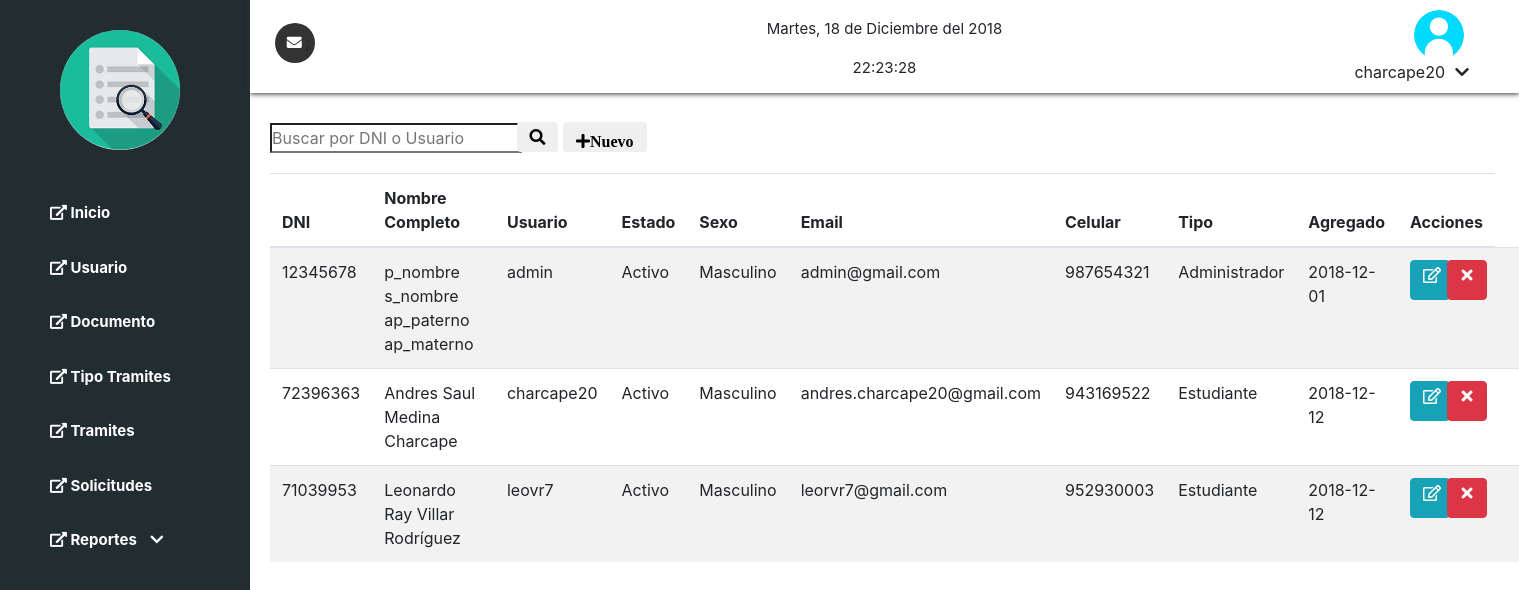
The page /usuario (signed in) on the database its author committed.
### tables this page shows
create table if not exists t_usuarios
(
  `id_user`      integer(11)  not null auto_increment,
  `usuario`      varchar(30)  not null,
  `email`        varchar(255) not null,
  primer_nombre  varchar(20)  not null default '',
  segundo_nombre varchar(20)  not null default '',
  ap_paterno     varchar(20)  not null default '',
  ap_materno     varchar(20)  not null default '',
  dni            varchar(8),
  celular        varchar(9),
  sexo           varchar(10)  not null,
  `password`     varchar(30)  not null,
  `id_tipo_user` integer(2)   not null,
  `intentos`     integer(2)   null,
  id_estado      integer(11)  not null,
  fecha_registro date         not null,
  unique key `username` (`usuario`),
  unique key `dni` (`dni`),
  unique key `email` (`email`),
  unique key `celular` (`celular`),
  constraint primary key (id_user),
  key `fk_id_estado_user` (`id_estado`),
  constraint foreign key (`id_estado`) references t_estados (`id_estado`) on delete cascade on update cascade,
  key `fk_users_tipos_id` (`id_tipo_user`),
  constraint foreign key (`id_tipo_user`) references t_tipo_usuario (`id_tipo_user`) on delete cascade on update cascade
);

create table if not exists `t_estados`
(
  `id_estado`   integer(11) not null auto_increment,
  `tipo_estado` varchar(25) not null,
  constraint primary key (`id_estado`)
);

create table if not exists t_tipo_usuario
(
  `id_tipo_user` integer(2)  not null auto_increment,
  `tipo_user`    varchar(20) not null,
  constraint `pk_tipo_usuarios` primary key (id_tipo_user)
);

### models/conexion.php (called while the page is built)
<?php
class Conexion{
    public function conectar(){
        $link=new PDO("mysql:host=localhost;dbname=trazabilidad","root","",
        array(PDO::MYSQL_ATTR_INIT_COMMAND => 'SET NAMES  \'UTF8\''));
        return $link;
    }
}

### models/usuario.php (called while the page is built, shortened)
<?php
require_once "conexion.php";
class UsuarioModel{
    public function mostrarUsuariosModel($tabla1,$tabla2,$tabla3){
        $con=new Conexion();
        $stmt = $con->conectar()->prepare("SELECT $tabla1.id_user,$tabla1.primer_nombre,$tabla1.segundo_nombre,
        $tabla1.ap_paterno,$tabla1.ap_materno,$tabla1.dni,$tabla1.celular,$tabla1.sexo,$tabla1.password,
        $tabla1.usuario, $tabla1.email,$tabla2.tipo_user,$tabla1.id_estado,$tabla1.fecha_registro,
        $tabla3.tipo_estado FROM $tabla1,$tabla2,$tabla3 where
        $tabla1.id_tipo_user = $tabla2.id_tipo_user AND $tabla1.id_estado = $tabla3.id_estado"  );
		$stmt -> execute();
		return $stmt -> fetchAll();
    }
}

### controllers/enlaces.php (called while the page is built)
<?php
class Enlaces{
	public function enlacesController(){
		if(isset($_GET["action"])){
			$enlaces = $_GET["action"];
		}
		else{
			$enlaces = "index";
		}
		$enlacesModels=new EnlacesModels();
		$respuesta = $enlacesModels->enlacesModel($enlaces);
		include $respuesta;
	}
}

### controllers/template.php (called while the page is built)
<?php
class TemplateController{
	public function template(){
		include "views/template.php";
	}
}

### index.php (called while the page is built, shortened)
<?php
require_once "models/enlaces.php";
require_once "models/usuario.php";
require_once "controllers/template.php";
require_once "controllers/enlaces.php";
require_once "controllers/usuario.php";
$template = new TemplateController();
$template -> template();

### controllers/usuario.php (the view, shortened to what this page needs)
<?php
 require_once 'models/usuario.php';
class UsuarioController{
    public function mostrarUsuariosController(){
        $usuarioModel=new UsuarioModel();
        $respuesta=$usuarioModel->mostrarUsuariosModel("t_usuarios","t_tipo_usuario","t_estados");
        foreach($respuesta as $row =>$item){
        echo '<tr>
                <td>'.$item["dni"].'</td>
                <td>'.wordwrap($item["primer_nombre"].' '.$item["segundo_nombre"].' '.$item["ap_paterno"].' '.$item["ap_materno"],20,"<br />\n").'</td>
                <td>'.$item["usuario"].'</td>
                <td>'.$item["tipo_estado"].'</td>
                <td>'.$item["sexo"].'</td>
                <td>'.$item["email"].'</td>
                <td>'.$item["celular"].'</td>
                <td>'.$item["tipo_user"].'</td>
                <td>'.$item["fecha_registro"].'</td>
                <td>
                    <a href="#myModalModificar'.$item["id_user"].'" data-toggle="modal"><span  class="btn btn-info far fa-edit modificar"></span></a>
                </td>
                <td>
                <a href="index.php?action=usuario&idBorrar='.$item["id_user"].'"><span class="btn btn-danger fa fa-times eliminar"></span></a>
                </td>
                <div class="modal fade" id="myModalModificar'.$item["id_user"].'" role="dialog">
                    <div class="modal-dialog">
                        <div class="modal-content">
                            <div class="modal-body">
                                <form action="" method="post">
                                    <input type="hidden" name="id_user" value="'.$item["id_user"].'">
                                     <input type="text" class="form-control" name="dniEditar" placeholder="Ingresa tu dni" value="'.$item["dni"].'">
                                    <input type="text" class="form-control" name="primerNombreEditar" placeholder="Ingresa tu Primer Nombre" value="'.$item["primer_nombre"].'">
                                    <input type="text" class="form-control" name="segundoNombreEditar" placeholder="Ingresa tu Segundo Nombre" value="'.$item["segundo_nombre"].'">
                                    <input type="text" class="form-control" name="apellidoPaternoEditar" placeholder="Ingresa tu Apellido Paterno" value="'.$item["ap_paterno"].'">
                                    <input type="text" class="form-control" name="apellidoMaternoEditar" placeholder="Ingresa tu Apellido Materno" value="'.$item["ap_materno"].'">
                                    <input type="text" class="form-control" name="usuarioEditar" placeholder="Ingresa tu Usuario" value="'.$item["usuario"].'">
                                    <input type="password" class="form-control" name="passwordEditar" value="'.$item["password"].'" placeholder="Ingresa tu Nueva Contraseña">
                                    <input type="text" class="form-control" name="sexoEditar" placeholder="Ingresa tu Sexo" value="'.$item["sexo"].'">
                                    <input type="email" class="form-control" name="emailEditar" placeholder="Ingresa tu Email" value="'.$item["email"].'">
                                   <input type="text" class="form-control" name="celularEditar" placeholder="Ingresa tu Celular" value="'.$item["celular"].'">
                                <div class="form-group">
                                    <option>'.$item["tipo_user"].'</option>
                                </div>';
                                echo '<button type="submit" class="btn btn-primary">Guardar</button>
                                 </form>
                                </div>
                                <div class="modal-footer">
                                <button type="button" class="btn btn-default" data-dismiss="modal">Close</button>
                                 </div>
                                </div>
                                </div>
                                </div>
                                </tr>';
        }
    }
}
?>

### views/css/estilos.css (style rules this page uses)
* { margin: 0; padding: 0; box-sizing: border-box; }
span { margin-left: 10px; }
.modificar { margin-left: 0px; }
a .eliminar { margin-left: -60px; height: 40px; }
.eliminar,.modificar { width: 40px; height: 40px; }

### rows shown on the page
t_usuarios: dni "12345678", primer_nombre+segundo_nombre+ap_paterno "p_nombre s_nombre ap_paterno ap_materno", usuario "admin", id_estado.tipo_estado "Activo", sexo "Masculino", email "admin@gmail.com", celular "987654321", id_tipo_user.tipo_user "Administrador", fecha_registro "2018-12-01"
t_usuarios: dni "72396363", primer_nombre+segundo_nombre+ap_paterno "Andres Saul Medina Charcape", usuario "charcape20", id_estado.tipo_estado "Activo", sexo "Masculino", email "andres.charcape20@gmail.com", celular "943169522", id_tipo_user.tipo_user "Estudiante", fecha_registro "2018-12-12"
t_usuarios: dni "71039953", primer_nombre+segundo_nombre+ap_paterno "Leonardo Ray Villar Rodríguez", usuario "leovr7", id_estado.tipo_estado "Activo", sexo "Masculino", email "leorvr7@gmail.com", celular "952930003", id_tipo_user.tipo_user "Estudiante", fecha_registro "2018-12-12"

### other values the page prints
$hora->format('H:i:s') "22:23:28"
$_SESSION["usuario"] "charcape20"
